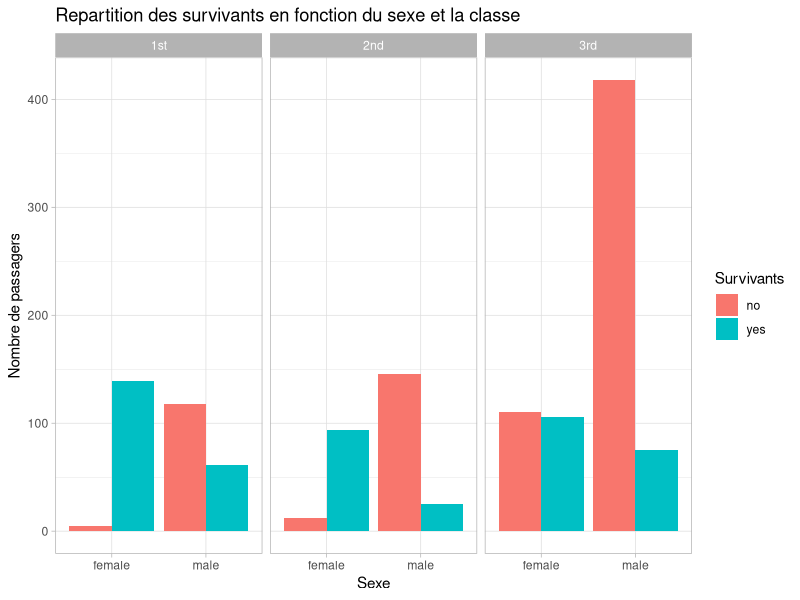
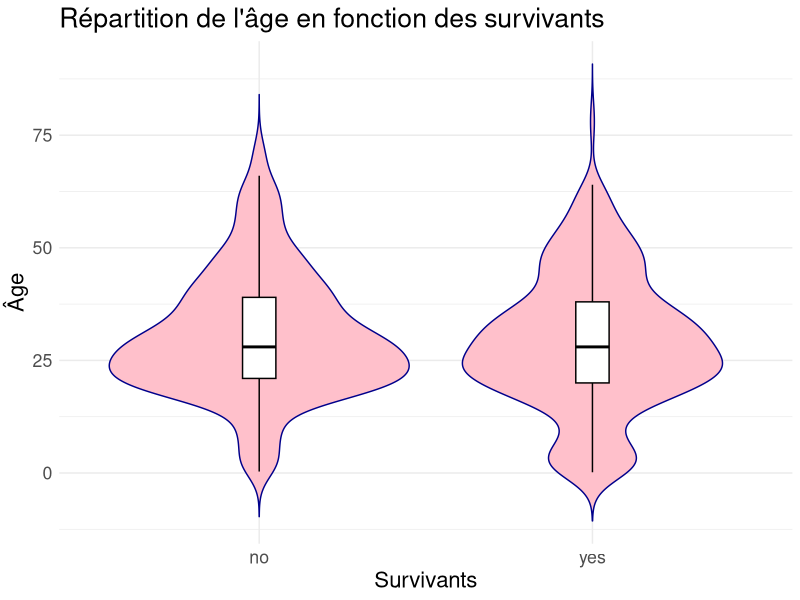

R code for these plots, in order:
## ---- chunk 1
knitr::opts_chunk$set(echo = TRUE)
## ---- chunk 2
##---- 2. Création d’un Rapport d’Analyse dans un Document RMarkdown
#Créez un fichier RMarkdown Analyse.Rmd dans le dossier cloné précédemment
#Chargez les données TitanicSurvival (disponible dans carData).
#Présentez les données vous pouvez chercher TitanicSurvvival dans l’aide de Rstudio
#Présentez les statistiques descriptives.
#Visualisez la répartition des survivants en fonction du sexe et la classe.
#Représentez l’age en fonction de la variable survived.
#Facultatif : Expliquer la variable Survived en fonctions des autres variables.
#Interprétez les résultats obtenus.
#Utilisez knit pour générer un rapport en HTML.
#Commit les changements avec un message explicatif.
## ---- chunk 3
#Interprétez les résultats obtenus.
#Utilisez knit pour générer un rapport en HTML.
#Commit les changements avec un message explicatif.

library("carData")

dft <- TitanicSurvival
head(dft)

## ---- chunk 4
summary(dft)
## ---- chunk 5
library(ggplot2)
ggplot(dft, aes(x = sex, fill = survived)) +
  geom_bar(position="dodge") +  
  facet_wrap(~ passengerClass) +
  labs(title = "Repartition des survivants en fonction du sexe et la classe",
     x = "Sexe",
     y = "Nombre de passagers",
     fill = "Survivants") +
  scale_y_continuous() +
  theme_light() 

## ---- chunk 6
ggplot(dft, aes(x = factor(survived), y = age)) +
  geom_violin(trim = FALSE, fill = "pink", color = "darkblue") + 
  geom_boxplot(width = 0.1, fill = "white", color = "black", outlier.shape = NA) +  
  labs(title = "Répartition de l'âge en fonction des survivants",
       x = "Survivants",
       y = "Âge") +
  theme_minimal() +
  theme(text = element_text(size = 16))
